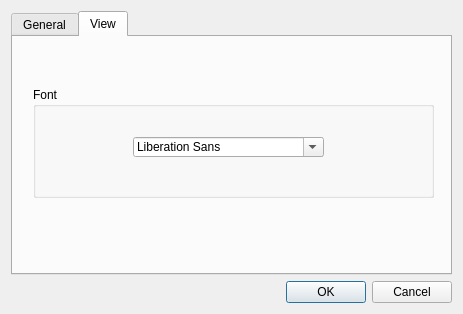
<?xml version="1.0" encoding="UTF-8"?>
<ui version="4.0">
 <class>Dialog</class>
 <widget class="QDialog" name="Dialog">
  <property name="geometry">
   <rect>
    <x>0</x>
    <y>0</y>
    <width>463</width>
    <height>314</height>
   </rect>
  </property>
  <property name="windowTitle">
   <string>Settings</string>
  </property>
  <layout class="QHBoxLayout" name="horizontalLayout_2">
   <item>
    <layout class="QVBoxLayout" name="verticalLayout_2">
     <item>
      <widget class="QTabWidget" name="tabWidget">
       <property name="currentIndex">
        <number>1</number>
       </property>
       <widget class="QWidget" name="tab">
        <attribute name="title">
         <string>General</string>
        </attribute>
        <widget class="QGroupBox" name="groupBox">
         <property name="geometry">
          <rect>
           <x>10</x>
           <y>50</y>
           <width>411</width>
           <height>101</height>
          </rect>
         </property>
         <property name="title">
          <string>OCR technique</string>
         </property>
         <widget class="QRadioButton" name="radioButton">
          <property name="geometry">
           <rect>
            <x>30</x>
            <y>30</y>
            <width>261</width>
            <height>17</height>
           </rect>
          </property>
          <property name="text">
           <string>Tesseract OCR (Google)</string>
          </property>
         </widget>
         <widget class="QRadioButton" name="radioButton_2">
          <property name="geometry">
           <rect>
            <x>30</x>
            <y>60</y>
            <width>161</width>
            <height>16</height>
           </rect>
          </property>
          <property name="text">
           <string>myModel OCR</string>
          </property>
         </widget>
        </widget>
       </widget>
       <widget class="QWidget" name="tab_2">
        <attribute name="title">
         <string>View</string>
        </attribute>
        <widget class="QGroupBox" name="groupBox_2">
         <property name="geometry">
          <rect>
           <x>20</x>
           <y>50</y>
           <width>401</width>
           <height>111</height>
          </rect>
         </property>
         <property name="title">
          <string>Font</string>
         </property>
         <widget class="QFontComboBox" name="fontComboBox">
          <property name="geometry">
           <rect>
            <x>100</x>
            <y>50</y>
            <width>191</width>
            <height>20</height>
           </rect>
          </property>
         </widget>
        </widget>
       </widget>
      </widget>
     </item>
     <item>
      <layout class="QHBoxLayout" name="horizontalLayout">
       <item>
        <spacer name="horizontalSpacer">
         <property name="orientation">
          <enum>Qt::Horizontal</enum>
         </property>
         <property name="sizeHint" stdset="0">
          <size>
           <width>40</width>
           <height>20</height>
          </size>
         </property>
        </spacer>
       </item>
       <item>
        <widget class="QPushButton" name="pushButton">
         <property name="text">
          <string>OK</string>
         </property>
        </widget>
       </item>
       <item>
        <widget class="QPushButton" name="pushButton_2">
         <property name="text">
          <string>Cancel</string>
         </property>
        </widget>
       </item>
      </layout>
     </item>
    </layout>
   </item>
  </layout>
 </widget>
 <resources/>
 <connections/>
</ui>
